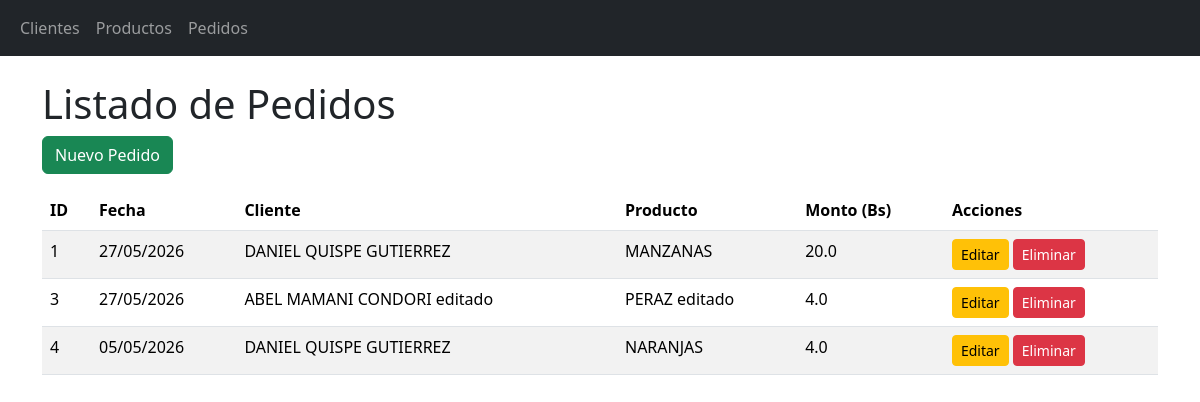
Page /pedidos/ on the committed database.
### blueprintapp/pedidos/models.py (models this page shows, shortened)
class Pedido(db.Model):
    __tablename__ = "pedidos"
    id = db.Column(db.Integer, primary_key=True)
    fecha = db.Column(db.DateTime, nullable=False, default=datetime.utcnow)
    monto = db.Column(db.Float, nullable=False)
    cliente_id = db.Column(db.Integer, db.ForeignKey('clientes.id'), nullable=False)
    producto_id = db.Column(db.Integer, db.ForeignKey('productos.id'), nullable=False)
    cliente = db.relationship('Cliente', back_populates='pedidos')
    producto = db.relationship('Producto', back_populates='pedidos')

### blueprintapp/clientes/models.py (models this page shows, shortened)
class Cliente(db.Model):
    __tablename__ = "clientes"
    id = db.Column(db.Integer, primary_key=True)
    nombre = db.Column(db.String(100), nullable=False)
    telefono = db.Column(db.String(20), nullable=False)
    pedidos = db.relationship('Pedido', back_populates='cliente', cascade='all, delete-orphan')

### blueprintapp/productos/models.py (models this page shows, shortened)
class Producto(db.Model):
    __tablename__ = "productos"
    id = db.Column(db.Integer, primary_key=True)
    nombre = db.Column(db.String(100), nullable=False)
    precio = db.Column(db.Float, nullable=False)
    stock = db.Column(db.Integer, nullable=False, default=0)
    pedidos = db.relationship('Pedido', back_populates='producto', cascade='all, delete-orphan')

### blueprintapp/pedidos/routes.py (the view)
@bp_pedidos.route("/")
def index():
    pedidos = Pedido.query.all()
    return render_template('pedidos/index.html', pedidos=pedidos)

### blueprintapp/pedidos/templates/pedidos/index.html (shortened to what this page needs)
{% extends "base.html" %}
{% block content %}
<h1>Listado de Pedidos</h1>
<a href="{{ url_for('bp_pedidos.create') }}" class="btn btn-success mb-3">Nuevo Pedido</a>
<table class="table table-striped">
    <thead>
        <tr>
            <th>ID</th>
            <th>Fecha</th>
            <th>Cliente</th>
            <th>Producto</th>
            <th>Monto (Bs)</th>
            <th>Acciones</th>
        </tr>
    </thead>
    <tbody>
        {% for item in pedidos %}
        <tr>
            <td>{{ item.id }}</td>
            <td>{{ item.fecha.strftime('%d/%m/%Y') }}</td>
            <td>{{ item.cliente.nombre }}</td>
            <td>{{ item.producto.nombre }}</td>
            <td>{{ item.monto }}</td>
            <td>
                <a href="{{ url_for('bp_pedidos.edit', id=item.id) }}" class="btn btn-warning btn-sm">Editar</a>
                <a href="{{ url_for('bp_pedidos.delete', id=item.id) }}" class="btn btn-danger btn-sm" onclick="return confirm('¿Eliminar?')">Eliminar</a>
            </td>
        </tr>
        {% else %}
        <tr>
            <td colspan="6">No hay pedidos registrados</td>
        </tr>
        {% endfor %}
    </tbody>
</table>
{% endblock %}

### blueprintapp/templates/base.html (shortened to what this page needs)
<!DOCTYPE html>
<html lang="es">
<head>
    <link href="https://cdn.jsdelivr.net/npm/bootstrap@5.3.8/dist/css/bootstrap.min.css" rel="stylesheet">
</head>
<body>
    <nav class="navbar navbar-expand-lg navbar-dark bg-dark">
        <div class="container-fluid">
            <div class="collapse navbar-collapse" id="navbarNav">
                <ul class="navbar-nav">
                    <li class="nav-item">
                        <a class="nav-link" href="{{ url_for('bp_clientes.index') }}">Clientes</a>
                    </li>
                    <li class="nav-item">
                        <a class="nav-link" href="{{ url_for('bp_productos.index') }}">Productos</a>
                    </li>
                    <li class="nav-item">
                        <a class="nav-link" href="{{ url_for('bp_pedidos.index') }}">Pedidos</a>
                    </li>
                </ul>
            </div>
        </div>
    </nav>
    <div class="container mt-4">
        {% if request.endpoint == 'index' %}
        <div class="text-center mt-5">
            <h1>EXAMEN PRACTICO de DANIEL QUISPE GUTIERREZ</h1>
            <h3>RU: 200080152</h3>
            <div class="mt-4">
                <a href="{{ url_for('bp_clientes.index') }}" class="btn btn-primary mx-2">Clientes</a>
                <a href="{{ url_for('bp_productos.index') }}" class="btn btn-success mx-2">Productos</a>
                <a href="{{ url_for('bp_pedidos.index') }}" class="btn btn-warning mx-2">Pedidos</a>
            </div>
        </div>
        {% else %}
        {% block content %}
        {% endblock %}
        {% endif %}
    </div>
</body>
</html>

### rows in the picture
Pedido: id "1", fecha "27/05/2026", cliente.nombre "DANIEL QUISPE GUTIERREZ", producto.nombre "MANZANAS", monto "20.0"
Pedido: id "3", fecha "27/05/2026", cliente.nombre "ABEL MAMANI CONDORI editado", producto.nombre "PERAZ editado", monto "4.0"
Pedido: id "4", fecha "05/05/2026", cliente.nombre "DANIEL QUISPE GUTIERREZ", producto.nombre "NARANJAS", monto "4.0"
